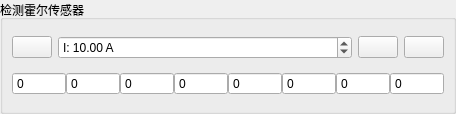
<?xml version="1.0" encoding="UTF-8"?>
<ui version="4.0">
 <class>DetectFocHall</class>
 <widget class="QWidget" name="DetectFocHall">
  <property name="geometry">
   <rect>
    <x>0</x>
    <y>0</y>
    <width>456</width>
    <height>114</height>
   </rect>
  </property>
  <property name="windowTitle">
   <string>Form</string>
  </property>
  <layout class="QVBoxLayout" name="verticalLayout">
   <property name="leftMargin">
    <number>0</number>
   </property>
   <property name="topMargin">
    <number>0</number>
   </property>
   <property name="rightMargin">
    <number>0</number>
   </property>
   <property name="bottomMargin">
    <number>0</number>
   </property>
   <item>
    <widget class="QGroupBox" name="groupBox">
     <property name="title">
      <string>检测霍尔传感器</string>
     </property>
     <layout class="QVBoxLayout" name="verticalLayout_2">
      <item>
       <layout class="QHBoxLayout" name="horizontalLayout_2">
        <item>
         <widget class="QPushButton" name="helpButton">
          <property name="sizePolicy">
           <sizepolicy hsizetype="Fixed" vsizetype="Fixed">
            <horstretch>0</horstretch>
            <verstretch>0</verstretch>
           </sizepolicy>
          </property>
          <property name="toolTip">
           <string>显示帮助</string>
          </property>
          <property name="text">
           <string/>
          </property>
         </widget>
        </item>
        <item>
         <widget class="QDoubleSpinBox" name="currentBox">
          <property name="toolTip">
           <string>用于转动电机的开环电流</string>
          </property>
          <property name="prefix">
           <string>I: </string>
          </property>
          <property name="suffix">
           <string> A</string>
          </property>
          <property name="maximum">
           <double>300.000000000000000</double>
          </property>
          <property name="value">
           <double>10.000000000000000</double>
          </property>
         </widget>
        </item>
        <item>
         <widget class="QPushButton" name="startButton">
          <property name="sizePolicy">
           <sizepolicy hsizetype="Fixed" vsizetype="Fixed">
            <horstretch>0</horstretch>
            <verstretch>0</verstretch>
           </sizepolicy>
          </property>
          <property name="toolTip">
           <string>开始检测</string>
          </property>
          <property name="text">
           <string/>
          </property>
         </widget>
        </item>
        <item>
         <widget class="QPushButton" name="applyButton">
          <property name="sizePolicy">
           <sizepolicy hsizetype="Fixed" vsizetype="Fixed">
            <horstretch>0</horstretch>
            <verstretch>0</verstretch>
           </sizepolicy>
          </property>
          <property name="toolTip">
           <string>应用检测结果</string>
          </property>
          <property name="text">
           <string/>
          </property>
          <property name="iconSize">
           <size>
            <width>45</width>
            <height>16</height>
           </size>
          </property>
         </widget>
        </item>
       </layout>
      </item>
      <item>
       <layout class="QHBoxLayout" name="horizontalLayout">
        <property name="spacing">
         <number>0</number>
        </property>
        <item>
         <widget class="QSpinBox" name="hall0Box">
          <property name="toolTip">
           <string>霍尔表 0 位置 (0 - 200，255 = 未使用)</string>
          </property>
          <property name="readOnly">
           <bool>true</bool>
          </property>
          <property name="buttonSymbols">
           <enum>QAbstractSpinBox::NoButtons</enum>
          </property>
          <property name="maximum">
           <number>255</number>
          </property>
         </widget>
        </item>
        <item>
         <widget class="QSpinBox" name="hall1Box">
          <property name="toolTip">
           <string>霍尔表 1 位置 (0 - 200，255 = 未使用)</string>
          </property>
          <property name="readOnly">
           <bool>true</bool>
          </property>
          <property name="buttonSymbols">
           <enum>QAbstractSpinBox::NoButtons</enum>
          </property>
          <property name="maximum">
           <number>255</number>
          </property>
         </widget>
        </item>
        <item>
         <widget class="QSpinBox" name="hall2Box">
          <property name="toolTip">
           <string>霍尔表 2 位置 (0 - 200，255 = 未使用)</string>
          </property>
          <property name="readOnly">
           <bool>true</bool>
          </property>
          <property name="buttonSymbols">
           <enum>QAbstractSpinBox::NoButtons</enum>
          </property>
          <property name="maximum">
           <number>255</number>
          </property>
         </widget>
        </item>
        <item>
         <widget class="QSpinBox" name="hall3Box">
          <property name="toolTip">
           <string>霍尔表 3 位置 (0 - 200，255 = 未使用)</string>
          </property>
          <property name="readOnly">
           <bool>true</bool>
          </property>
          <property name="buttonSymbols">
           <enum>QAbstractSpinBox::NoButtons</enum>
          </property>
          <property name="maximum">
           <number>255</number>
          </property>
         </widget>
        </item>
        <item>
         <widget class="QSpinBox" name="hall4Box">
          <property name="toolTip">
           <string>霍尔表 4 位置 (0 - 200，255 = 未使用)</string>
          </property>
          <property name="readOnly">
           <bool>true</bool>
          </property>
          <property name="buttonSymbols">
           <enum>QAbstractSpinBox::NoButtons</enum>
          </property>
          <property name="maximum">
           <number>255</number>
          </property>
         </widget>
        </item>
        <item>
         <widget class="QSpinBox" name="hall5Box">
          <property name="toolTip">
           <string>霍尔表 5 位置 (0 - 200，255 = 未使用)</string>
          </property>
          <property name="readOnly">
           <bool>true</bool>
          </property>
          <property name="buttonSymbols">
           <enum>QAbstractSpinBox::NoButtons</enum>
          </property>
          <property name="maximum">
           <number>255</number>
          </property>
         </widget>
        </item>
        <item>
         <widget class="QSpinBox" name="hall6Box">
          <property name="toolTip">
           <string>霍尔表 6 位置 (0 - 200，255 = 未使用)</string>
          </property>
          <property name="readOnly">
           <bool>true</bool>
          </property>
          <property name="buttonSymbols">
           <enum>QAbstractSpinBox::NoButtons</enum>
          </property>
          <property name="maximum">
           <number>255</number>
          </property>
         </widget>
        </item>
        <item>
         <widget class="QSpinBox" name="hall7Box">
          <property name="toolTip">
           <string>霍尔表 7 位置 (0 - 200，255 = 未使用)</string>
          </property>
          <property name="readOnly">
           <bool>true</bool>
          </property>
          <property name="buttonSymbols">
           <enum>QAbstractSpinBox::NoButtons</enum>
          </property>
          <property name="maximum">
           <number>255</number>
          </property>
         </widget>
        </item>
       </layout>
      </item>
     </layout>
    </widget>
   </item>
  </layout>
 </widget>
 <resources/>
 <connections/>
</ui>
